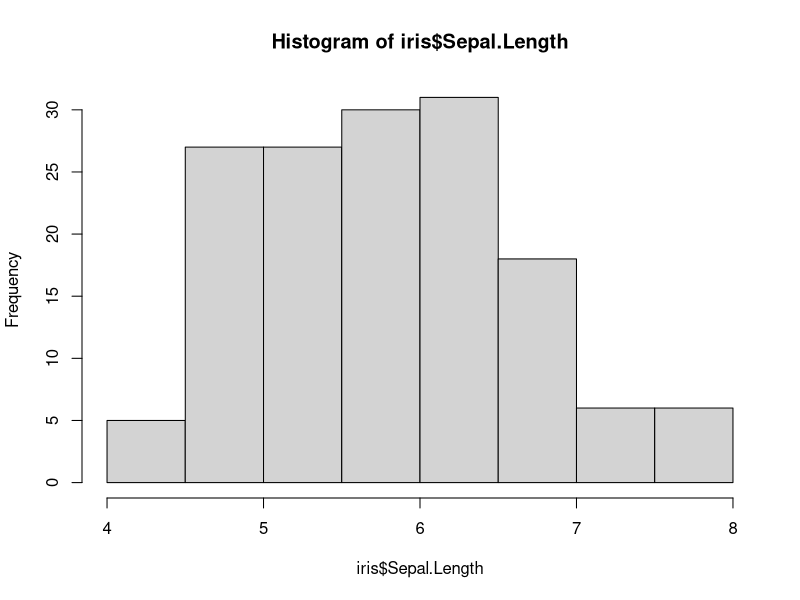
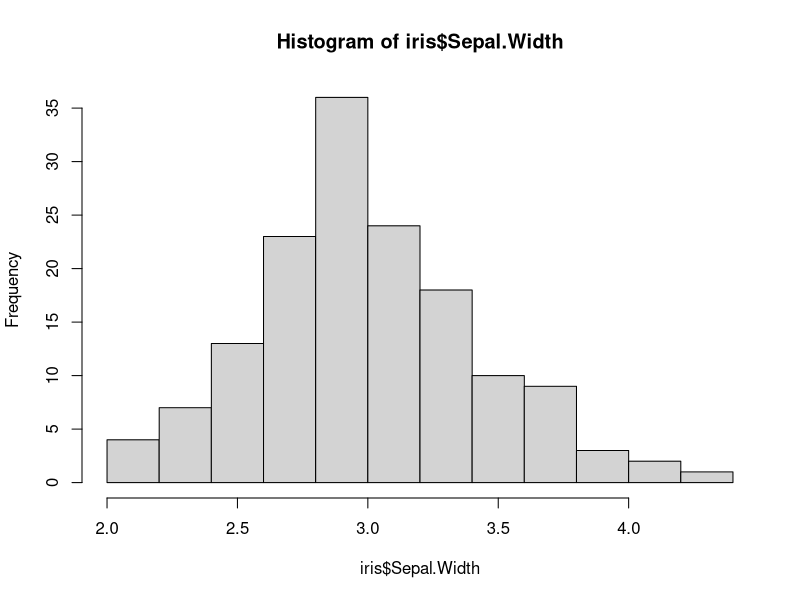
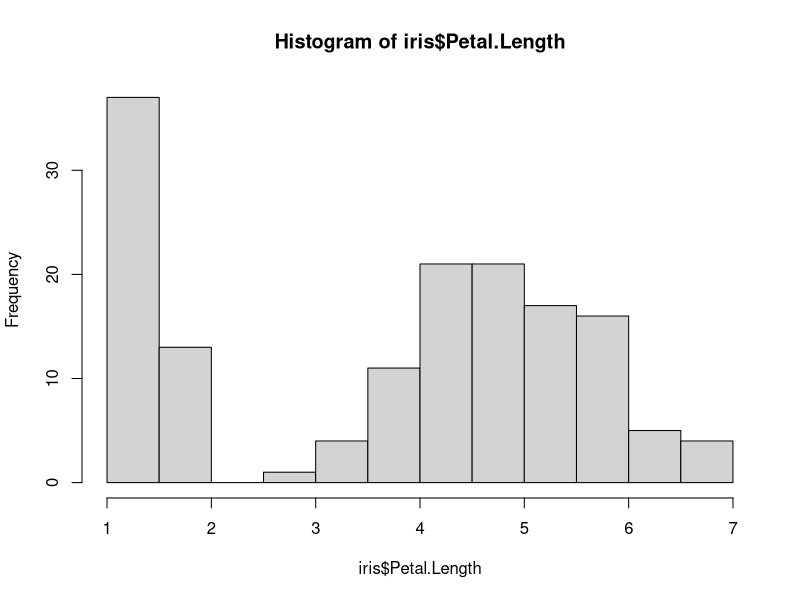
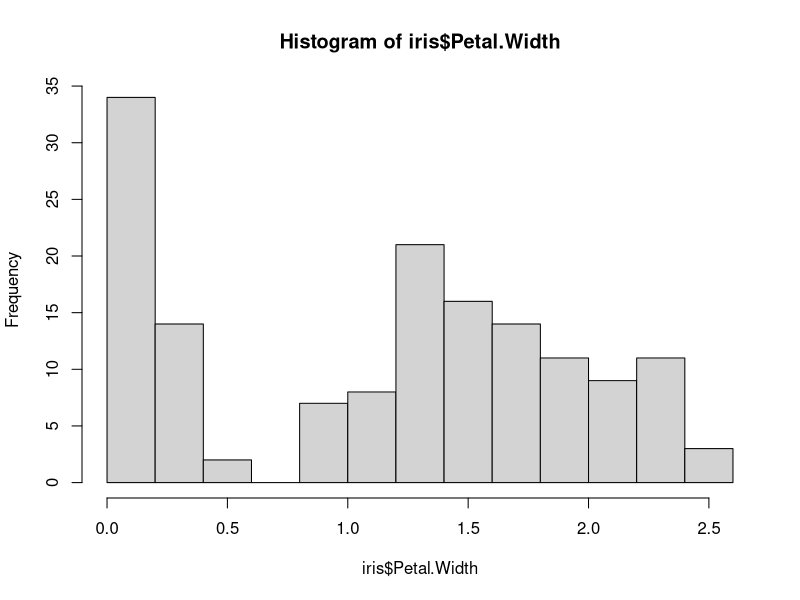
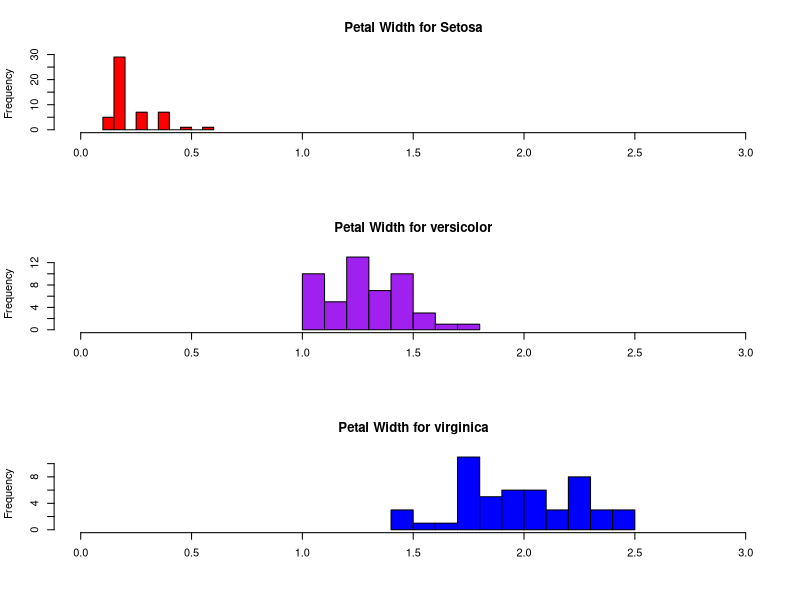

Reproduce these figures in R, in order.
# Get help on histogram function
# the hist function is used to generate histograms
?hist

# call hist function giving it 1 qualitative variable
# in iris data frame
# this generated a somewhat normal distribution, but 
# slightly skewed to the right
hist(iris$Sepal.Length)

# This generated a somewhat normal distribution
hist(iris$Sepal.Width)

# This data is skewed to the left and has outliers
# to the right
hist(iris$Petal.Length)

# This data is skewed to the left and has outliers
# to the right
hist(iris$Petal.Width)

# Change the graphic parameters to allow us to
# group 3 histograms in 1 plot
par(mfrow = c(3, 1))

# Create a histogram for each species of iris.
# inside the square brackets, we include a selector
# that specifies the species to be plotted
hist(iris$Petal.Width[iris$Species == "setosa"],
    xlim = c(0, 3), # limit the x-axis from 0 to 3
    breaks = 9,    #  suggestion for the number of bars
    main = "Petal Width for Setosa",
    xlab = "",
    col = "red"
)

hist(iris$Petal.Width[iris$Species == "versicolor"],
    xlim = c(0, 3), # limit the x-axis from 0 to 3
    breaks = 9,    #  suggestion for the number of bars
    main = "Petal Width for versicolor",
    xlab = "",
    col = "purple"
)

hist(iris$Petal.Width[iris$Species == "virginica"],
    xlim = c(0, 3), # limit the x-axis from 0 to 3
    breaks = 9,    #  suggestion for the number of bars
    main = "Petal Width for virginica",
    xlab = "",
    col = "blue"
)

# Restoring the default graphic parameters where we're
# generating 1 plot at a time
par(mfrow = c(1, 1))